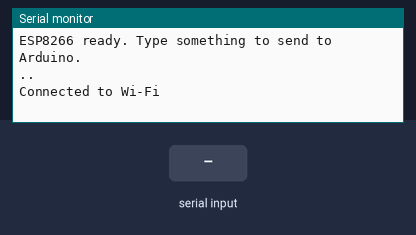
A sketch run on a simulated ESP8266 (NodeMCU). Parts: the last lines printed to the serial monitor. Inputs (shaded band) come from the test bench. WiFi joins after 1.5 s; servers stay silent unless stated.

Above: at 3.2 s.
3.3 s: "1" received over Serial
At 5.5 s:
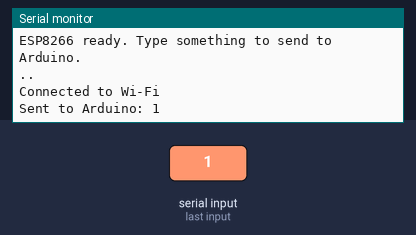
5.8 s: "1" received over the second serial link
At 7.7 s:
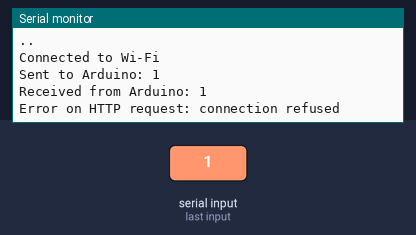

The sketch:

esp8266_wifi.ino
```cpp
#include <SoftwareSerial.h>
#include <ESP8266WiFi.h>
#include <ESP8266HTTPClient.h>

// Wi-Fi credentials
const char* ssid = "Dr. Askar ali";
const char* password = "askarikamal.277";

// Server URL
const char* serverURL = "https://jsonplaceholder.typicode.com/todos/1";

// Relay pin
#define RELAY_PIN D5

SoftwareSerial espSerial(D2, D1); // RX, TX for ESP8266

// Create WiFiClient instance
WiFiClient wifiClient;

void setup() {
  Serial.begin(19200);     // Debugging via Serial Monitor
  espSerial.begin(4800);  // Communication with Arduino
  Serial.println("ESP8266 ready. Type something to send to Arduino.");

  // wifi connection
  WiFi.begin(ssid, password);
  while (WiFi.status() != WL_CONNECTED) {
    delay(1000);
    Serial.print(".");
  }
  Serial.println("\nConnected to Wi-Fi");
}

void loop() {
  // Forward data from Serial Monitor to Arduino
  if (Serial.available()) {
    String data = Serial.readString();
    espSerial.print(data); // sending data
    Serial.println("Sent to Arduino: " + data);
  }

  // Forward data from Arduino to Serial Monitor
  if (espSerial.available()) {
    String data = espSerial.readString();
    Serial.println("Received from Arduino: " + data);

    // fetch data
    if (WiFi.status() == WL_CONNECTED) {
      getData();
    } else {
      Serial.println("Wi-Fi not connected!");
    }
  }
}

void getData() {
  if (WiFi.status() == WL_CONNECTED) {
    HTTPClient http;
    // Initialize GET request
    http.begin(wifiClient, serverURL);
    http.addHeader("Content-Type", "application/json");

    // Send the request and get the response
    int httpCode = http.GET();

    // Check the response code
    if (httpCode > 0) {
      Serial.print("HTTP Code: ");
      Serial.println(httpCode);

      if (httpCode == HTTP_CODE_OK) { // HTTP 200
        String payload = http.getString(); // Get the response payload
        Serial.println("Response:");
        Serial.println(payload);
      }
    } else {
      Serial.print("Error on HTTP request: ");
      Serial.println(http.errorToString(httpCode).c_str());
    }

    http.end(); // End the connection
  }

  delay(5000); // Wait 5 seconds before the next request
}
```

Measured:
- after the input at 3.3 s, the serial monitor: prints a new line after 1.0 s (image 1)
- after the input at 5.8 s, the serial monitor: prints a new line after 1.0 s (image 2)
